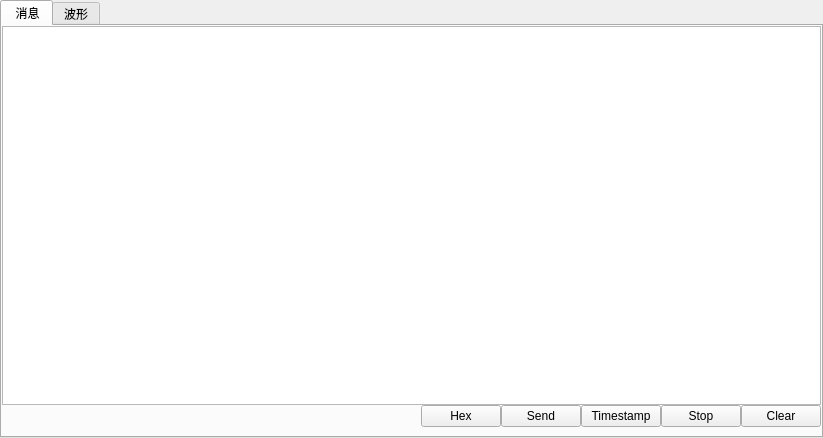
<?xml version="1.0" encoding="UTF-8"?>
<ui version="4.0">
 <class>VReceive</class>
 <widget class="QWidget" name="VReceive">
  <property name="geometry">
   <rect>
    <x>0</x>
    <y>0</y>
    <width>823</width>
    <height>438</height>
   </rect>
  </property>
  <property name="windowTitle">
   <string>Form</string>
  </property>
  <property name="styleSheet">
   <string notr="true"/>
  </property>
  <layout class="QVBoxLayout" name="verticalLayout_2">
   <property name="leftMargin">
    <number>0</number>
   </property>
   <property name="topMargin">
    <number>0</number>
   </property>
   <property name="rightMargin">
    <number>0</number>
   </property>
   <property name="bottomMargin">
    <number>0</number>
   </property>
   <item>
    <widget class="QTabWidget" name="tabWidget_receive">
     <property name="toolTip">
      <string/>
     </property>
     <property name="whatsThis">
      <string>&lt;html&gt;&lt;head/&gt;&lt;body&gt;&lt;p&gt;we&lt;/p&gt;&lt;/body&gt;&lt;/html&gt;</string>
     </property>
     <property name="styleSheet">
      <string notr="true"/>
     </property>
     <property name="tabPosition">
      <enum>QTabWidget::North</enum>
     </property>
     <property name="tabShape">
      <enum>QTabWidget::Rounded</enum>
     </property>
     <property name="currentIndex">
      <number>0</number>
     </property>
     <widget class="QWidget" name="tab_receive">
      <property name="styleSheet">
       <string notr="true"/>
      </property>
      <attribute name="title">
       <string> 消息</string>
      </attribute>
      <layout class="QVBoxLayout" name="verticalLayout_3">
       <property name="spacing">
        <number>0</number>
       </property>
       <property name="leftMargin">
        <number>0</number>
       </property>
       <property name="topMargin">
        <number>0</number>
       </property>
       <property name="rightMargin">
        <number>0</number>
       </property>
       <item>
        <widget class="QTextEdit" name="textEdit_receive">
         <property name="styleSheet">
          <string notr="true"/>
         </property>
         <property name="html">
          <string>&lt;!DOCTYPE HTML PUBLIC &quot;-//W3C//DTD HTML 4.0//EN&quot; &quot;http://www.w3.org/TR/REC-html40/strict.dtd&quot;&gt;
&lt;html&gt;&lt;head&gt;&lt;meta name=&quot;qrichtext&quot; content=&quot;1&quot; /&gt;&lt;style type=&quot;text/css&quot;&gt;
p, li { white-space: pre-wrap; }
&lt;/style&gt;&lt;/head&gt;&lt;body style=&quot; font-family:'SimSun'; font-size:9pt; font-weight:400; font-style:normal;&quot;&gt;
&lt;p style=&quot;-qt-paragraph-type:empty; margin-top:0px; margin-bottom:0px; margin-left:0px; margin-right:0px; -qt-block-indent:0; text-indent:0px; font-family:'SimSun';&quot;&gt;&lt;br /&gt;&lt;/p&gt;&lt;/body&gt;&lt;/html&gt;</string>
         </property>
        </widget>
       </item>
       <item>
        <layout class="QHBoxLayout" name="horizontalLayout_5">
         <item>
          <spacer name="horizontalSpacer_4">
           <property name="orientation">
            <enum>Qt::Horizontal</enum>
           </property>
           <property name="sizeHint" stdset="0">
            <size>
             <width>40</width>
             <height>20</height>
            </size>
           </property>
          </spacer>
         </item>
         <item>
          <widget class="QPushButton" name="pushButton_hex">
           <property name="text">
            <string>Hex</string>
           </property>
           <property name="checkable">
            <bool>true</bool>
           </property>
          </widget>
         </item>
         <item>
          <widget class="QPushButton" name="pushButton_display_send">
           <property name="text">
            <string>Send</string>
           </property>
           <property name="checkable">
            <bool>true</bool>
           </property>
          </widget>
         </item>
         <item>
          <widget class="QPushButton" name="pushButton_timestamp">
           <property name="text">
            <string>Timestamp</string>
           </property>
           <property name="checkable">
            <bool>true</bool>
           </property>
          </widget>
         </item>
         <item>
          <widget class="QPushButton" name="pushButton_stop">
           <property name="text">
            <string>Stop</string>
           </property>
           <property name="checkable">
            <bool>true</bool>
           </property>
          </widget>
         </item>
         <item>
          <widget class="QPushButton" name="pushButton_clear">
           <property name="text">
            <string>Clear</string>
           </property>
          </widget>
         </item>
        </layout>
       </item>
      </layout>
     </widget>
     <widget class="QWidget" name="tab_chart">
      <attribute name="title">
       <string>波形</string>
      </attribute>
      <layout class="QGridLayout" name="gridLayout_2">
       <property name="leftMargin">
        <number>0</number>
       </property>
       <property name="topMargin">
        <number>0</number>
       </property>
       <property name="rightMargin">
        <number>0</number>
       </property>
       <property name="bottomMargin">
        <number>0</number>
       </property>
       <property name="horizontalSpacing">
        <number>6</number>
       </property>
       <item row="0" column="0">
        <widget class="VCharts" name="chart" native="true"/>
       </item>
      </layout>
     </widget>
    </widget>
   </item>
  </layout>
 </widget>
 <customwidgets>
  <customwidget>
   <class>VCharts</class>
   <extends>QWidget</extends>
   <header>VCharts.h</header>
   <container>1</container>
  </customwidget>
 </customwidgets>
 <resources/>
 <connections/>
</ui>
